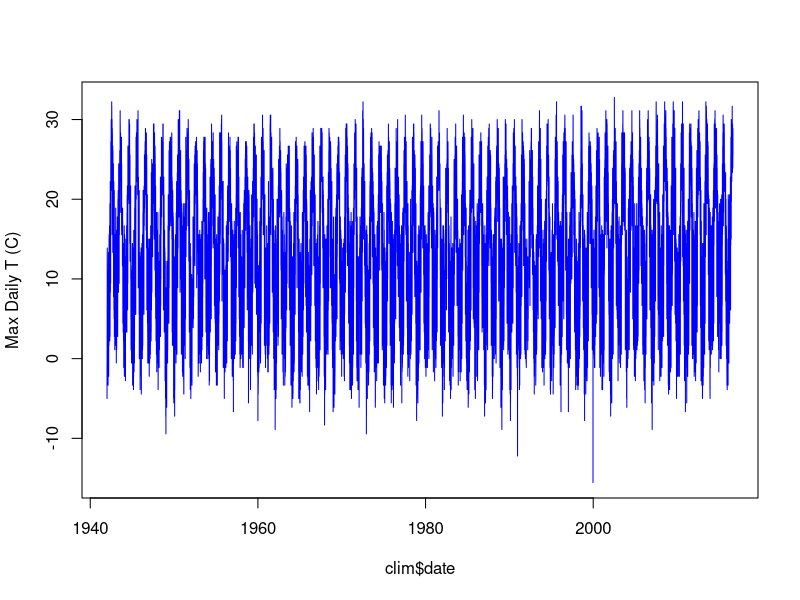
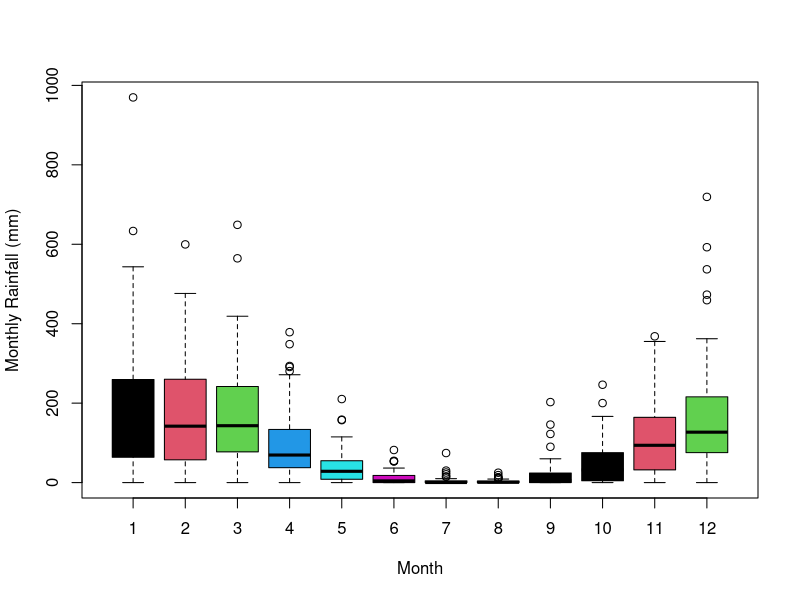

Generate these figures, in order, with R:
## ---- chunk 1
knitr::opts_chunk$set(echo = TRUE)
## ---- chunk 2

# useful library for data clean up, manipulation, formating
library(dplyr)

# reading in text data; there are many other functions #that can be used to read other data types
clim = read.table("data/clim.txt", sep=",", header=T)

# clim is now a data frame; one of the most commonly used object types in R; it is like a matrix but can have a mixture of different data types 
# see what columns are, look at first few lines
head(clim)

# or just the names
names(clim)

# or add to a new window (need dplyr library for this)
View(clim)


# to access a particular column use $ or column number

head(clim$tmax)

# to get a particular column and row, i.e rainfall on 5th day
clim$rain[5]

#or everything on the 10th day
clim[10,]

#first 5 rows of several columns
clim[1:5, c("tmax","tmin","month")]

# the 'c' denotes a vector in R
city = c("Jerusalem","Tel Aviv","Tsfat")
estheight = c(500,10,1000)

# you can combine vectors into a data frame
siteinfo = as.data.frame(cbind(city,estheight))
siteinfo

# you can subset
tmp = subset(clim, clim$day==20 & clim$month==2 
             & clim$year < 1950)
tmp

# generate R understandable dates
clim$date = as.Date(paste(clim$day, clim$month, clim$year, sep="/"),"%d/%m/%Y")

# look at the file
View(clim)
# see some summary statistics of the columns
summary(clim)

# create a new table that summarizes by wateryear, use mean for state variables, and sum for flux variables
# this uses functions from the dplyr package
a = clim %>% select(wy,month,tmax, tmin) %>% group_by(wy, month) %>% 
    summarize_each(funs(mean))
   
b = clim %>% select(wy,month,rain) %>% group_by(wy, month) %>% 
    summarize_each(funs(sum))

# link data sets together (automatically uses shared colums)   
clim.mwy = inner_join(a,b)
head(clim.mwy)


#add a new variable
clim$tavg = (clim$tmin+clim$tmax)/2
range(clim$tavg)
range(clim$tmin)
range(clim$tmax)

max(clim$tmin)

plot(clim$date, clim$tmax, type="l", col="blue", ylab="Max Daily T (C)")

boxplot(clim.mwy$rain~clim.mwy$month, ylab="Monthly Rainfall (mm)", 
        xlab="Month", col=clim.mwy$month)
